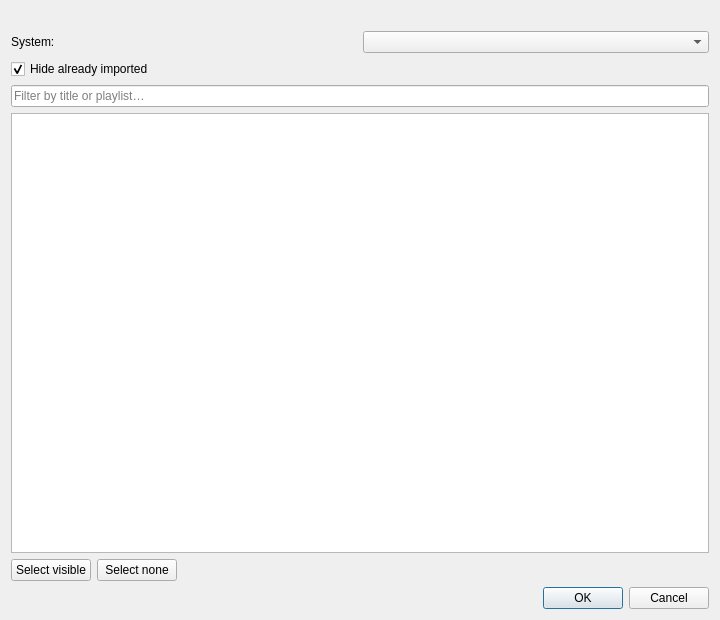
<?xml version="1.0" encoding="UTF-8"?>
<ui version="4.0">
 <class>RetroArchPickerDialog</class>
 <widget class="QDialog" name="RetroArchPickerDialog">
  <property name="geometry">
   <rect>
    <x>0</x>
    <y>0</y>
    <width>720</width>
    <height>620</height>
   </rect>
  </property>
  <property name="windowTitle">
   <string>Import from RetroArch</string>
  </property>
  <layout class="QVBoxLayout" name="mainLayout">
   <item>
    <widget class="QLabel" name="hintLabel"/>
   </item>
   <item>
    <layout class="QHBoxLayout" name="systemRow">
     <item>
      <widget class="QLabel" name="systemLabel">
       <property name="text">
        <string>System:</string>
       </property>
      </widget>
     </item>
     <item>
      <widget class="QComboBox" name="playlistCombo"/>
     </item>
    </layout>
   </item>
   <item>
    <widget class="QCheckBox" name="skipImportedCheck">
     <property name="text">
      <string>Hide already imported</string>
     </property>
     <property name="checked">
      <bool>true</bool>
     </property>
    </widget>
   </item>
   <item>
    <widget class="QLineEdit" name="filterEdit">
     <property name="placeholderText">
      <string>Filter by title or playlist…</string>
     </property>
     <property name="clearButtonEnabled">
      <bool>true</bool>
     </property>
    </widget>
   </item>
   <item>
    <widget class="QListWidget" name="gameList">
     <property name="iconSize">
      <size>
       <width>24</width>
       <height>24</height>
      </size>
     </property>
     <property name="alternatingRowColors">
      <bool>true</bool>
     </property>
    </widget>
   </item>
   <item>
    <layout class="QHBoxLayout" name="selectRow">
     <item>
      <widget class="QPushButton" name="selectAllButton">
       <property name="text">
        <string>Select visible</string>
       </property>
      </widget>
     </item>
     <item>
      <widget class="QPushButton" name="selectNoneButton">
       <property name="text">
        <string>Select none</string>
       </property>
      </widget>
     </item>
     <item>
      <spacer name="selectSpacer">
       <property name="orientation">
        <enum>Qt::Orientation::Horizontal</enum>
       </property>
       <property name="sizeHint" stdset="0">
        <size>
         <width>40</width>
         <height>20</height>
        </size>
       </property>
      </spacer>
     </item>
    </layout>
   </item>
   <item>
    <widget class="QDialogButtonBox" name="buttonBox">
     <property name="standardButtons">
      <set>QDialogButtonBox::StandardButton::Ok|QDialogButtonBox::StandardButton::Cancel</set>
     </property>
    </widget>
   </item>
  </layout>
 </widget>
 <resources/>
 <connections/>
</ui>
